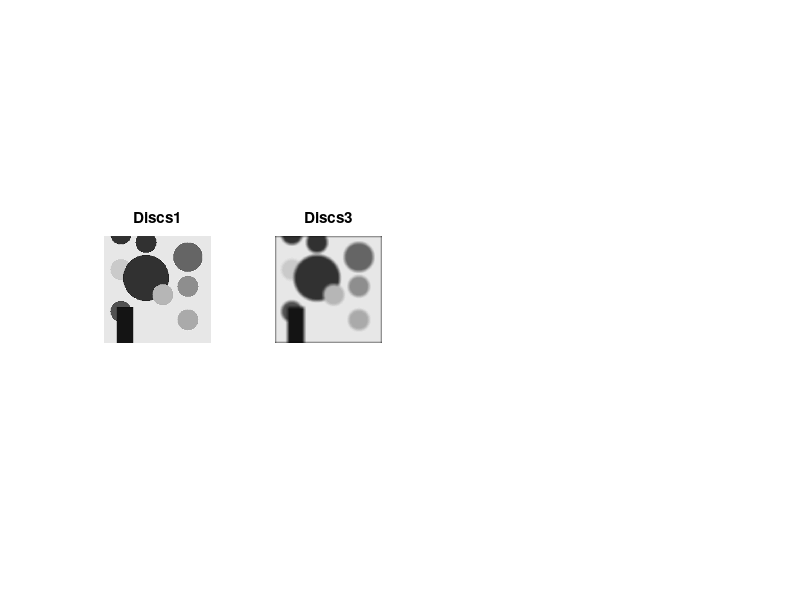

This chart was generated by the following MATLAB code: (Note: this script raises an error after producing the figure.)
% Widner Filtering of Discs4

clear variables;

% Load Discs data
discsData = load('Discs.mat');

% Load original discs image
discs1 = discsData.Discs1;

discs1Mean = mean(double(discs1(:)));
discs1SD = mean(std(double(discs1(:))));

% Load noisy discs image
discs3 = discsData.Discs3;

discs3Mean = mean(double(discs3(:)));
discs3SD = mean(std(double(discs3(:))));

% Create figure to display results
figDisc3Restoration = figure('Name','Discs3 Restoration','NumberTitle','off','WindowState', 'maximized');
figure(figDisc3Restoration);

% Display the Discs1 image
subplot(1,4,1), imshow(discs1);
title('Discs1')

% Display the noisy Discs3 image
subplot(1,4,2), imshow(discs3);
title('Discs3')

% Calculate the only the noise
imageNoise = double(discs3) - double(discs1);

% Calculate the variance of the noise
estimatedNoiseVariance = var(imageNoise(:));

% Calculate the noise-to-signal ratio
estimatedNoiseSignalPowerRatio =  estimatedNoiseVariance / var(double(discs1(:)));

% Fourier Transform of original image
ftDiscs1 = fft2(discs1);

% Fourier Transform of noisy image
ftDiscs3 = fft2(discs3);

% Estimate Fourier Transform for restored image
ftEstimate = ftDiscs3./ftDiscs1;

% Calculate Point Spread Function
PSF = ifftshift(ifft2(ftEstimate));

% Filter Image using Weiner algorithm with estimated noise
weinerFilterImage1 = deconvwnr(discs3, PSF, estimatedNoiseSignalPowerRatio);

weinerFilterImage1Mean = mean(double(weinerFilterImage1(:)));
weinerFilterImage1SD = mean(std(double(weinerFilterImage1(:))));

% Display the estimated noise filtered image
subplot(1,4,3), imshow(weinerFilterImage1);
title('Discs3 Restored: Estimated Noise')

% Filter Image using Weiner algorithm assuming no noise
weinerFilterImage2 = deconvwnr(discs3, PSF, 0);

weinerFilterImage2Mean = mean(double(weinerFilterImage2(:)));
weinerFilterImage2SD = mean(std(double(weinerFilterImage2(:))));

% Display the no noise filtered image
subplot(1,4,4), imshow(weinerFilterImage2);
title('Discs3 Restored: Assuming No Noise')

% Print out means / SDs
disp(['Original Mean: ', num2str(discs1Mean), ' Original SD: ', num2str(discs1SD)]);
disp(['Discs 3 Mean: ', num2str(discs3Mean), ' Discs 3 SD: ', num2str(discs3SD)]); 
disp(['Discs3 Restored: Estimated Noise Mean: ', num2str(weinerFilterImage1Mean), ' Discs3 Restored: Estimated Noise SD: ', num2str(weinerFilterImage1SD)]);
disp(['Discs3 Restored: No Noise Mean: ', num2str(weinerFilterImage2Mean), ' Discs3 Restored: Estimated Noise SD: ', num2str(weinerFilterImage2SD)]);